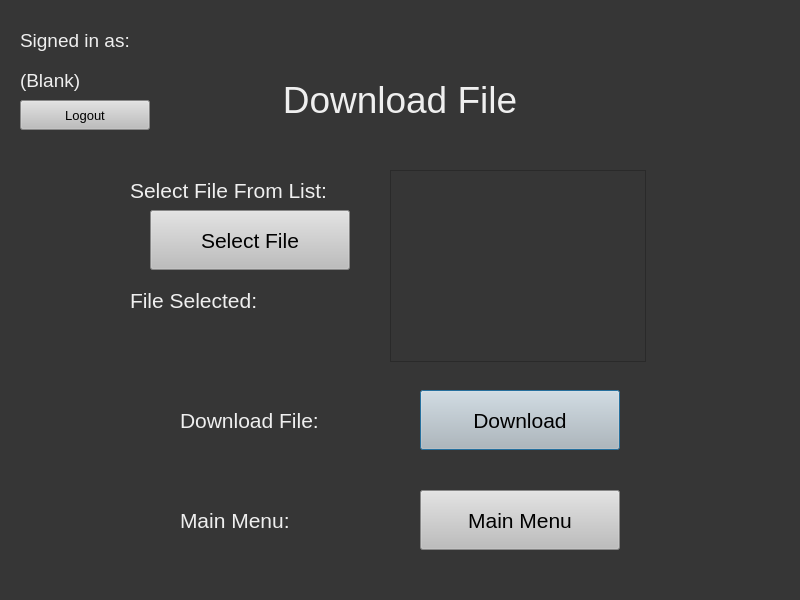
<?xml version="1.0" encoding="UTF-8"?>
<ui version="4.0">
 <class>Dialog</class>
 <widget class="QDialog" name="Dialog">
  <property name="enabled">
   <bool>true</bool>
  </property>
  <property name="geometry">
   <rect>
    <x>0</x>
    <y>0</y>
    <width>800</width>
    <height>600</height>
   </rect>
  </property>
  <property name="windowTitle">
   <string>Dialog</string>
  </property>
  <property name="styleSheet">
   <string notr="true">background-color: rgb(54, 54, 54);</string>
  </property>
  <widget class="QLabel" name="label">
   <property name="geometry">
    <rect>
     <x>250</x>
     <y>50</y>
     <width>300</width>
     <height>100</height>
    </rect>
   </property>
   <property name="styleSheet">
    <string notr="true">color: rgb(239, 239, 239);
font-size:28pt;</string>
   </property>
   <property name="text">
    <string>Download File</string>
   </property>
   <property name="alignment">
    <set>Qt::AlignCenter</set>
   </property>
  </widget>
  <widget class="QPushButton" name="downloadButton">
   <property name="geometry">
    <rect>
     <x>420</x>
     <y>390</y>
     <width>200</width>
     <height>60</height>
    </rect>
   </property>
   <property name="styleSheet">
    <string notr="true">background-color: rgb(189, 189, 189);
font-size: 16pt ;</string>
   </property>
   <property name="text">
    <string>Download</string>
   </property>
  </widget>
  <widget class="QLabel" name="label_4">
   <property name="geometry">
    <rect>
     <x>180</x>
     <y>400</y>
     <width>240</width>
     <height>40</height>
    </rect>
   </property>
   <property name="styleSheet">
    <string notr="true">color: rgb(239, 239, 239);
font-size:16pt;</string>
   </property>
   <property name="text">
    <string>Download File:</string>
   </property>
  </widget>
  <widget class="QLabel" name="label_2">
   <property name="geometry">
    <rect>
     <x>180</x>
     <y>500</y>
     <width>240</width>
     <height>40</height>
    </rect>
   </property>
   <property name="styleSheet">
    <string notr="true">color: rgb(239, 239, 239);
font-size:16pt;</string>
   </property>
   <property name="text">
    <string>Main Menu:</string>
   </property>
  </widget>
  <widget class="QPushButton" name="mainMenuButton">
   <property name="geometry">
    <rect>
     <x>420</x>
     <y>490</y>
     <width>200</width>
     <height>60</height>
    </rect>
   </property>
   <property name="styleSheet">
    <string notr="true">background-color: rgb(189, 189, 189);
font-size: 16pt ;</string>
   </property>
   <property name="text">
    <string>Main Menu</string>
   </property>
  </widget>
  <widget class="QLabel" name="label_6">
   <property name="geometry">
    <rect>
     <x>20</x>
     <y>20</y>
     <width>200</width>
     <height>40</height>
    </rect>
   </property>
   <property name="styleSheet">
    <string notr="true">color: rgb(239, 239, 239);
font-size:14pt;</string>
   </property>
   <property name="text">
    <string>Signed in as:</string>
   </property>
  </widget>
  <widget class="QLabel" name="usernameLabel">
   <property name="geometry">
    <rect>
     <x>20</x>
     <y>60</y>
     <width>200</width>
     <height>40</height>
    </rect>
   </property>
   <property name="styleSheet">
    <string notr="true">color: rgb(239, 239, 239);
font-size:14pt;</string>
   </property>
   <property name="text">
    <string>(Blank)</string>
   </property>
  </widget>
  <widget class="QPushButton" name="logoutButton">
   <property name="geometry">
    <rect>
     <x>20</x>
     <y>100</y>
     <width>130</width>
     <height>30</height>
    </rect>
   </property>
   <property name="styleSheet">
    <string notr="true">background-color: rgb(189, 189, 189);
font-size: 10pt ;</string>
   </property>
   <property name="text">
    <string>Logout</string>
   </property>
  </widget>
  <widget class="QListWidget" name="fileList">
   <property name="geometry">
    <rect>
     <x>390</x>
     <y>170</y>
     <width>256</width>
     <height>192</height>
    </rect>
   </property>
   <property name="styleSheet">
    <string notr="true">color: rgb(239, 239, 239);</string>
   </property>
  </widget>
  <widget class="QLabel" name="label_3">
   <property name="geometry">
    <rect>
     <x>130</x>
     <y>280</y>
     <width>240</width>
     <height>40</height>
    </rect>
   </property>
   <property name="styleSheet">
    <string notr="true">color: rgb(239, 239, 239);
font-size:16pt;</string>
   </property>
   <property name="text">
    <string>File Selected:</string>
   </property>
  </widget>
  <widget class="QLabel" name="fileSelected">
   <property name="geometry">
    <rect>
     <x>130</x>
     <y>330</y>
     <width>240</width>
     <height>40</height>
    </rect>
   </property>
   <property name="styleSheet">
    <string notr="true">color: rgb(239, 239, 239);
font-size:16pt;</string>
   </property>
   <property name="text">
    <string/>
   </property>
  </widget>
  <widget class="QLabel" name="label_5">
   <property name="geometry">
    <rect>
     <x>130</x>
     <y>170</y>
     <width>250</width>
     <height>40</height>
    </rect>
   </property>
   <property name="styleSheet">
    <string notr="true">color: rgb(239, 239, 239);
font-size:16pt;</string>
   </property>
   <property name="text">
    <string>Select File From List:</string>
   </property>
  </widget>
  <widget class="QPushButton" name="selectFileButton">
   <property name="geometry">
    <rect>
     <x>150</x>
     <y>210</y>
     <width>200</width>
     <height>60</height>
    </rect>
   </property>
   <property name="styleSheet">
    <string notr="true">background-color: rgb(189, 189, 189);
font-size: 16pt ;</string>
   </property>
   <property name="text">
    <string>Select File</string>
   </property>
  </widget>
 </widget>
 <resources/>
 <connections/>
</ui>
